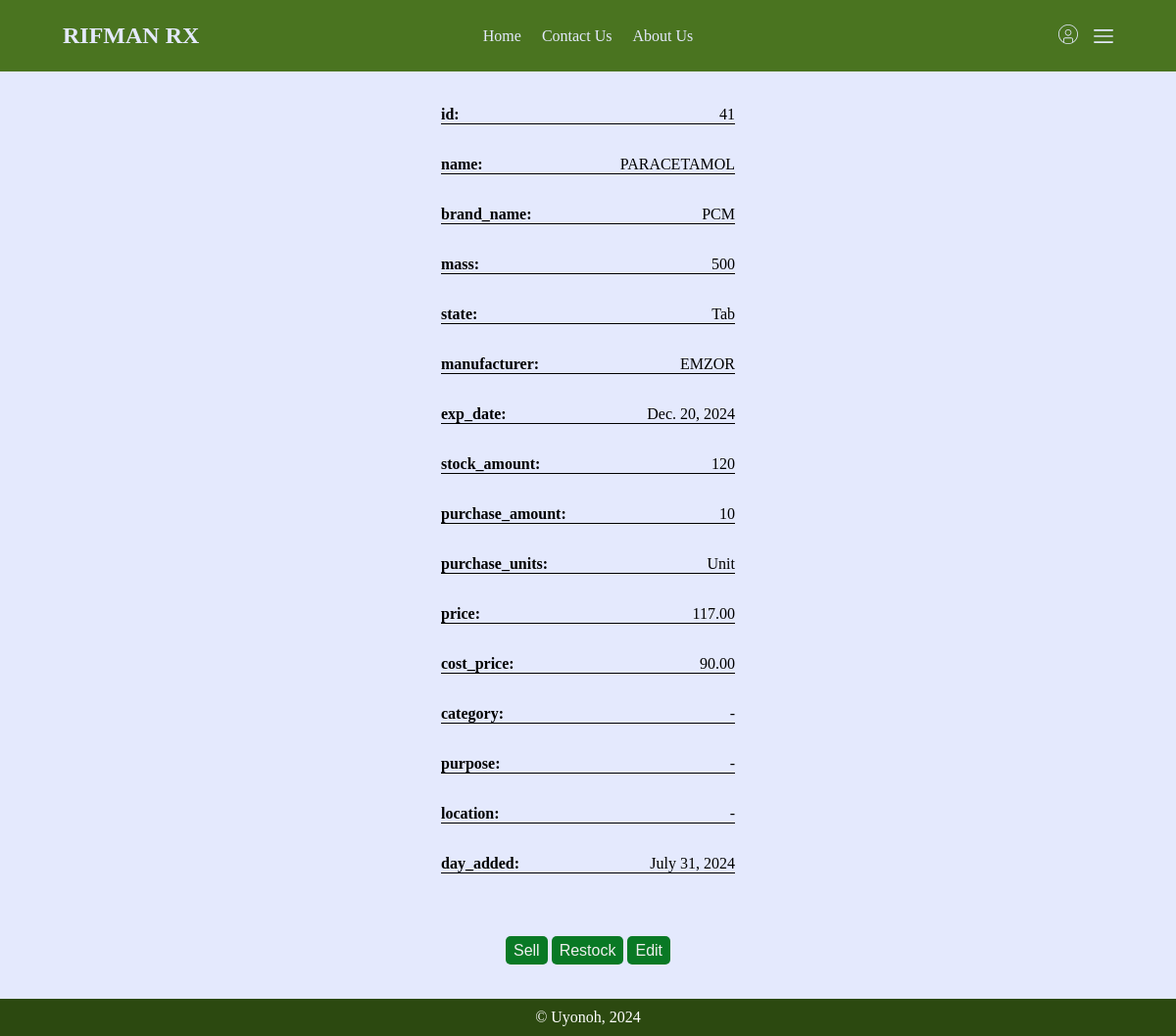
The app's page /drugs/view/41 with its own data.
### drugs/models.py (models this page shows, shortened)
class Drug(models.Model):
    name = models.CharField(max_length=30)
    brand_name = models.CharField(max_length=30)
    mass = models.CharField(max_length=10)
    state = models.CharField(max_length=10, choices=state_choices, default="Tablet")
    manufacturer = models.CharField(max_length=30)
    exp_date = models.DateField("Expiery Date")
    stock_amount = models.IntegerField(null=True)
    purchase_amount = models.IntegerField()
    purchase_units = models.CharField(max_length=30, choices=unit_choices, default="Unit")
    price = models.DecimalField(max_digits=10, decimal_places=2)
    cost_price = models.DecimalField(max_digits=10, decimal_places=2)
    category = models.CharField(max_length=30)
    purpose = models.CharField(max_length=30)
    location = models.CharField(max_length=30)
    day_added = models.DateField(null=False, default=str(tz.now().date()))
    @property
    def Tablet(self) -> models.Model:
        """ Gets the tablet assossiated with the drug

        There should only be one"""
        if self.state == "Tab":
            return self.tablet_set.all()[0]
        return False

### drugs/views.py (the view)
# urls.py: path("view/<int:pk>", view_drug, name="view-drug"),
def view_drug(request, pk):
    drug = Drug.objects.filter(pk=pk).values()[0] # A dict
    return render(request, "drugs/view-drug.html", {"drug": drug})

### drugs/templates/drugs/view-drug.html (shortened to what this page needs)
{% extends "main/base.html" %}
{% load static %}
{% block styles %}
<link rel="stylesheet" href="{% static 'main/css/forms.css' %}">
<link rel="stylesheet" href="{% static 'main/css/tables.css' %}">
{% endblock %}
{% block content %}
<section class="container flex-col">
    <div class="drug flex-col" id="{{drug.id}}">
        {% for label, value in drug.items %}
        <div class="item flex">
            <div class="label">
                <b>{{label}}:</b>
            </div>
            <div class="value">
                {{value}}
            </div>
        </div>
        {% endfor %}
        <div class="submit">
            <button class="submit sell round pointer" type="button">Sell</button>
            <button class="submit restock round pointer" type="button">Restock</button>
            <button class="submit edit round pointer" type="button">Edit</button>
        </div>
    </div>
</section>
{% endblock %}

### main/static/main/css/styles.css (style rules this page uses)
body { padding: 0; margin: 0; min-height: 100vh; background-color: #e4e9fd; display: flex; flex-direction: column; align-items: normal; justify-content: space-between; }
.container { padding: .2rem 4rem; }
.flex { display: flex; align-items: center; justify-content: space-between; gap: 1rem; }
.flex-col { display: flex; flex-direction: column; align-items: center; justify-content: center; gap: 2rem; }
button.round { background-color: #097925; color: #efefef; font-size: 1rem; width: fit-content; border-color: transparent; border-radius: 5px; grid-column: span2; margin-top: 2rem; padding-top: .2rem; padding-bottom: .2rem; }

### main/static/main/css/forms.css (style rules this page uses)
.item { display: inline-flex; gap: 1rem; }

### drugs/templates/drugs/view-drug.html (style rules this page uses)
.drug { padding: 2rem; }

### records on screen
Drug: drug "PARACETAMOL" "PCM" "500" "Tab" "EMZOR" "Dec. 20, 2024" "Unit" "117.00" "90.00" "July 31, 2024"

### other values on screen
{{ label }} "id" "name" "brand_name" "mass" "state" "manufacturer" "exp_date" "stock_amount" "purchase_amount" "purchase_units" "price" "cost_price" "category" "purpose" "location" "day_added"
{{ value }} "41" "120" "10" "-" "-" "-"
